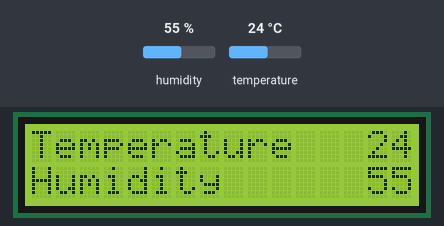
Recording of a sketch running on a simulated Arduino Uno, built with avr-gcc and run on an emulated ATmega328P. Shown: 16×2 character LCD. Inputs (shaded band) come from the test bench; at power-on: humidity 55 %, temperature 24 °C. What the sketch prints to the serial monitor is not drawn.

Above: at 1.2 s.
1.3 s: humidity set to 22 %
At 5.7 s:
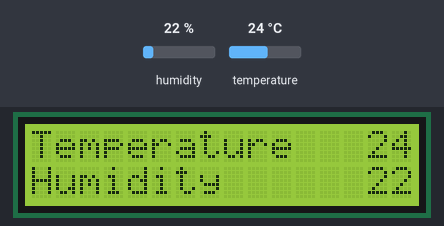
7.3 s: temperature set to 12 °C
At 10.4 s:
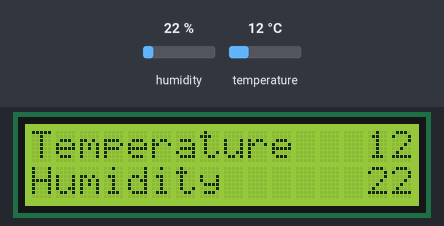
13.3 s: humidity set to 40 %
At 16.3 s:
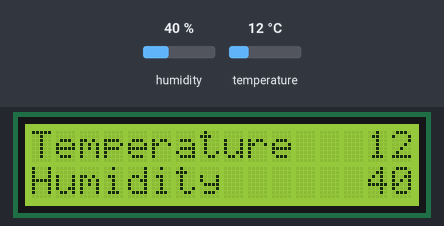
19.3 s: temperature set to 19 °C
At 21.0 s:
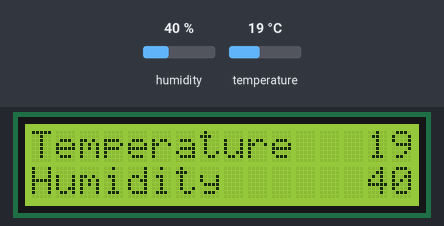
Timing chart, 0 to 22.5 s (numbered marks = the images above; inputs shaded):
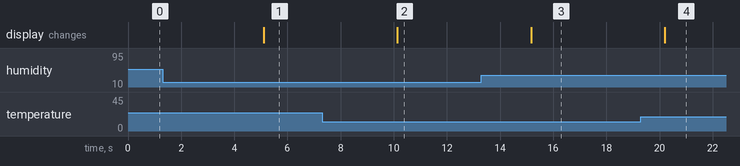

Measured:
- after the input at 1.3 s, the display: changes after 3.8 s (image 1)
- after the input at 7.3 s, the display: changes after 2.8 s (image 2)
- after the input at 13.3 s, the display: changes after 1.9 s (image 3)
- after the input at 19.3 s, the display: changes after 0.89 s (image 4)

The sketch:

thermonest.ino
```cpp
#include <DHT.h>              // Include the DHT sensor library
#include <LiquidCrystal.h>     // Include the LCD display library

// DHTPIN is the pin where the DHT sensor is connected
#define DHTPIN 2              // Define pin 2 for the DHT sensor connection

// DHT11 sensor type
#define DHTTYPE DHT11         // Define the type of DHT sensor (DHT11 in this case)
DHT dht(DHTPIN, DHTTYPE);    // Create a DHT object using the specified pin and sensor type

// Pins used for LCD display
LiquidCrystal lcd(12, 11, 10, 9, 8, 7);  // Define LCD pins (RS, E, D4, D5, D6, D7)

// Setup function to initialize serial communication and LCD
void setup() {
  Serial.begin(9600);  // Start serial communication at a baud rate of 9600
  lcd.begin(16, 2);     // Initialize the LCD display with 16 columns and 2 rows
  lcd.print("Temperature");  // Display "Temperature" on the first row of the LCD
  lcd.setCursor(0, 1);       // Move the cursor to the beginning of the second row
  lcd.print("Humidity");     // Display "Humidity" on the second row of the LCD
  dht.begin();               // Initialize the DHT sensor
}

// Main loop to read data from the DHT sensor and display it
void loop() {
  int t = dht.readTemperature();  // Read the temperature from the DHT sensor
  int h = dht.readHumidity();     // Read the humidity from the DHT sensor

  // Display the temperature on the LCD, at the 14th column of the first row
  lcd.setCursor(14, 0);
  lcd.print(t);

  // Display the humidity on the LCD, at the 14th column of the second row
  lcd.setCursor(14, 1);
  lcd.print(h);

  // Print the temperature and humidity to the serial monitor
  Serial.print(t);
  Serial.print(',');
  Serial.println(h);

  delay(5000);  // Wait for 5 seconds before taking the next reading
}
```
